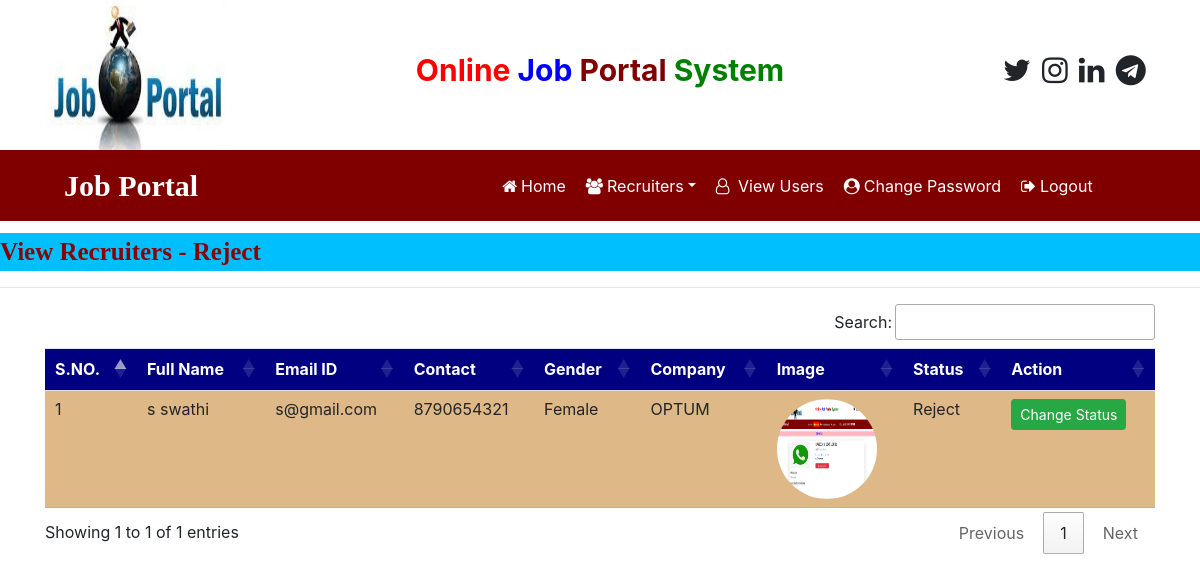
Screenshot of /recruiter_rejected (signed in) with the database file from the repository.
### job/models.py (models this page shows, shortened)
class Recruiter(models.Model):
	user = models.ForeignKey(User,on_delete=models.CASCADE)
	mobile = models.CharField(max_length=15,null=True)
	image = models.FileField(null=True)
	gender = models.CharField(max_length=10,null=True)
	company = models.CharField(max_length=100,null=True)
	type = models.CharField(max_length=15,null=True)
	status = models.CharField(max_length=20,null=True)

### job/views.py (the view)
# urls.py: path('recruiter_rejected',recruiter_rejected,name="recruiter_rejected"),
def recruiter_rejected(request):
	if not request.user.is_authenticated:
		return redirect('admin_login')
	data = Recruiter.objects.filter(status='Reject')
	d = {'data':data}
	return render(request,'recruiter_rejected.html',d)

### job/templates/recruiter_rejected.html
{% load static %}
{% block body %}
{% include 'admin_navigation.html' %}
<marquee style="font-family: 'Monotype Corsiva'; font-size: 25px; color: darkred; background-color: deepskyblue; font-weight: bold; margin-top: 1%;">
	View Recruiters - Reject
</marquee>
<hr>
<div class="container">
<table class="table table-hover " id="example">
	<thead>
		<tr style="background-color: #000080; color: white;">
			<th>S.NO.</th>
			<th>Full Name</th>
			<th>Email ID</th>
			<th>Contact</th>
			<th>Gender</th>
			<th>Company</th>
			<th>Image</th>
			<th>Status</th>
			<th>Action</th>
		</tr>
	</thead>
	<tbody>
		{% for i in data %}
		<tr style="background-color: #DEB887">
			<td>{{forloop.counter}}</td>
			<td>{{i.user.first_name}} {{i.user.last_name}}</td>
			<td>{{i.user.username}}</td>
			<td>{{i.mobile}}</td>
			<td>{{i.gender}}</td>
			<td>{{i.company}}</td>
			<td><img src="{{i.image.url}}" style="width:100px; height: 100px;border-radius: 50%"></td>
			<td>{{i.status}}</td>
			<td><a href="{% url 'change_status' i.id %}" class="btn btn-success btn-sm">Change Status</a></td>
		</tr>
		{% endfor %}
	</tbody>
</table>
</div>
{% endblock %}

### rows the page displays
Recruiter: user.first_name "s", user.last_name "swathi", user.username "s@gmail.com", mobile "8790654321", gender "Female", company "OPTUM", image (picture), status "Reject"
